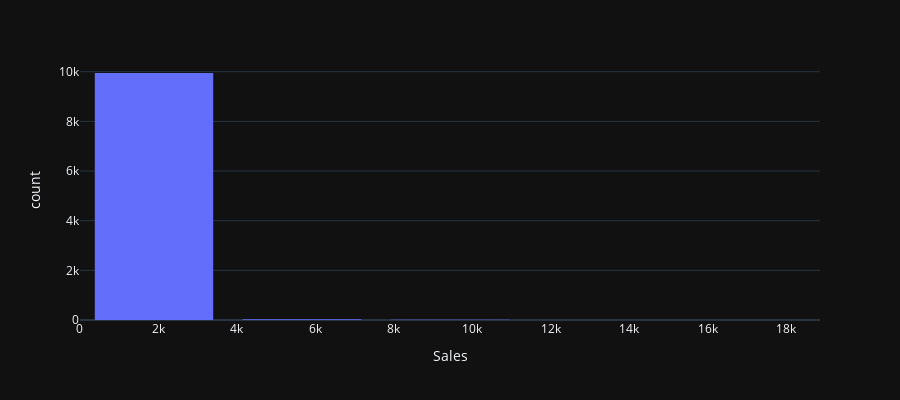

The notebook cell this image was saved under:
### Code cell
# Crear histograma
# Ancho del bin previamente calculado
n_bins = 5
bin_width = (df['Sales'].max() - df['Sales'].min())/(n_bins + 1)

# Crear histograma con bins personalizados
fig = px.histogram(df, x='Sales')

# Definir inicio, fin y tamaño de los bins
fig.update_traces(xbins=dict(start=df['Sales'].min(), end=df['Sales'].max(), size=bin_width))

fig.update_layout(template='plotly_dark', height=400, bargap=0.2)
fig.show()

### Figure 1 — Plotly figure (JSON) as saved in the notebook; plotly's stock layout.template omitted (floating-point values rounded to 4 significant figures; data arrays with more than 128 entries replaced by an {"elided": "..."} marker saying what was removed)
{"data": [{"bingroup": "x", "hovertemplate": "Sales=%{x}<br>count=%{y}<extra></extra>", "legendgroup": "", "marker": {"color": "#636efa", "pattern": {"shape": ""}}, "name": "", "orientation": "v", "showlegend": false, "type": "histogram", "x": {"elided": "9994 float values"}, "xaxis": "x", "xbins": {"end": 22640.0, "size": 3773.0, "start": 0.444}, "yaxis": "y"}], "layout": {"bargap": 0.2, "barmode": "relative", "height": 400, "legend": {"tracegroupgap": 0}, "margin": {"t": 60}, "xaxis": {"anchor": "y", "domain": [0, 1], "title": {"text": "Sales"}}, "yaxis": {"anchor": "x", "domain": [0, 1], "title": {"text": "count"}}}}
